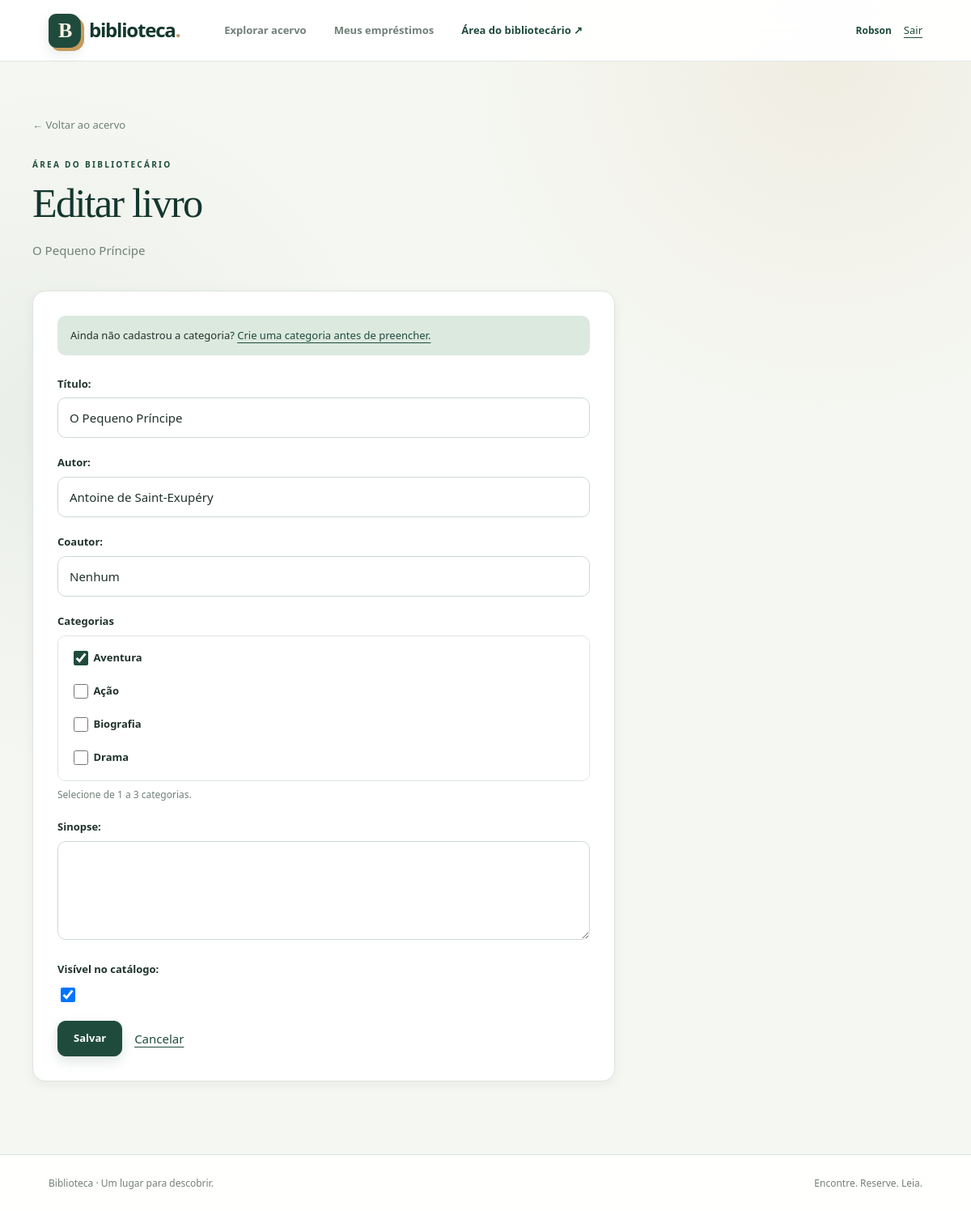
Screenshot of /livro/gestao/livros/1/editar/ (signed in) with the database file from the repository.
### livro/models.py (models this page shows, shortened)
class Livro(models.Model):
    nome = models.CharField("Título", max_length=200)
    autor = models.CharField("Autor", max_length=150)
    co_autor = models.CharField("Coautor", max_length=150, blank=True)
    sinopse = models.TextField("Sinopse", blank=True)
    categorias = models.ManyToManyField(
        Categoria,
        related_name="livros",
        verbose_name="Categorias",
        help_text="Selecione de 1 a 3 categorias.",
    )
    cadastrado_por = models.ForeignKey(
        settings.AUTH_USER_MODEL,
        on_delete=models.PROTECT,
    )
    criado_em = models.DateTimeField(auto_now_add=True)
    ativo = models.BooleanField("Visível no catálogo", default=True)
    class Meta:
        ordering = ["nome", "pk"]

### livro/views.py (the view)
@login_required
@permission_required("livro.change_livro", raise_exception=True)
@require_http_methods(["GET", "POST"])
def editar_livro(request, id_livro):
    livro = get_object_or_404(Livro, id=id_livro)
    if request.method == "POST":
        formulario = FormularioLivro(request.POST, instance=livro)
        if formulario.is_valid():
            formulario.save()
            messages.success(request, "Livro atualizado.")
            return redirect("detalhe_livro", id_livro=livro.id)
    else:
        formulario = FormularioLivro(instance=livro)
    dados_da_pagina = {
        "form": formulario,
        "titulo": "Editar livro",
        "subtitulo": livro.nome,
        "categoria_atalho": True,
    }
    return render(request, "livro/form.html", dados_da_pagina)

### livro/forms.py (shortened to what this page needs)
class FormularioLivro(forms.ModelForm):
    class Meta:
        model = Livro
        fields = ["nome", "autor", "co_autor", "categorias", "sinopse", "ativo"]
        widgets = {
            "sinopse": forms.Textarea(attrs={"rows": 4}),
            "categorias": forms.CheckboxSelectMultiple(attrs={"class": "category-options"}),
        }

### livro/models.py (called while the page is built)
    def __str__(self):
        return self.nome

### templates/livro/form.html (shortened to what this page needs)
{% extends 'base.html' %}
{% block conteudo %}
<a
  class="back-link"
  href="{% url 'acervo' %}"
>
  ← Voltar ao acervo
</a>
<section class="page-heading">
  <div>
    <span class="eyebrow">
      ÁREA DO BIBLIOTECÁRIO
    </span>
    <h1>
      {{ titulo }}
    </h1>
    <p>
      {{ subtitulo }}
    </p>
  </div>
</section>
<section class="panel form-panel">
  {% if categoria_atalho %}
    <p class="form-hint">
      Ainda não cadastrou a categoria?
      <a href="{% url 'nova_categoria' %}">
        Crie uma categoria antes de preencher.
      </a>
    </p>
  {% endif %}
  <form method="post" class="stack">
    {% for field in form %}
      {% if field.name == 'categorias' %}
        <fieldset class="category-fieldset">
          <legend>{{ field.label }}</legend>
          {{ field }}
          <small class="helptext" id="{{ field.auto_id }}_helptext">{{ field.help_text }}</small>
        </fieldset>
      {% else %}
        <div class="form-field">
          {{ field.label_tag }}
          {{ field }}
        </div>
      {% endif %}
    {% endfor %}
    <div class="actions">
      <button
        class="button"
        type="submit"
      >
        Salvar
      </button>
      <a href="{% url 'acervo' %}">
        Cancelar
      </a>
    </div>
  </form>
</section>
{% endblock %}

### templates/base.html (shortened to what this page needs)
{% load static %}
<!doctype html>
<html lang="pt-BR">
<head>
  <link rel="stylesheet" href="{% static 'app.css' %}">
</head>
<body>
<header class="topbar">
  <a class="brand" href="{% url 'inicio' %}"><span class="brand-icon" aria-hidden="true">B</span> biblioteca<span class="brand-dot">.</span></a>
  {% if user.is_authenticated %}
  <nav aria-label="Menu principal">
    <a href="{% url 'catalogo' %}">Explorar acervo</a>
    <a href="{% url 'meus_emprestimos' %}">Meus empréstimos</a>
    {% if perms.livro.gerenciar_circulacao %}<a class="staff-link" href="{% url 'painel_bibliotecario' %}">Área do bibliotecário ↗</a>{% endif %}
  </nav>
  <div class="account"><span>{{ user.first_name|default:user.username }}</span>
    <form method="post" action="{% url 'sair' %}">{% csrf_token %}<button class="text-button" type="submit">Sair</button></form>
  </div>
  {% else %}
  <span class="top-note">Histórias que passam de mão em mão.</span>
  {% endif %}
</header>
<main id="conteudo">
  {% block conteudo %}{% endblock %}
</main>
<footer><span>Biblioteca · Um lugar para descobrir.</span><span>Encontre. Reserve. Leia.</span></footer>
</body>
</html>

### rows the page displays
Livro: nome "O Pequeno Príncipe", form "O Pequeno Príncipe" "Antoine de Saint-Exupéry" "Nenhum" "☑"

### other values shown
{{ user.first_name|default:user.username }} "Robson"
{{ titulo }} "Editar livro"
{{ field.label_tag }} "Título:" "Autor:" "Coautor:" "Sinopse:" "Visível no catálogo:"
{{ field.label }} "Categorias"
{{ field.help_text }} "Selecione de 1 a 3 categorias."
